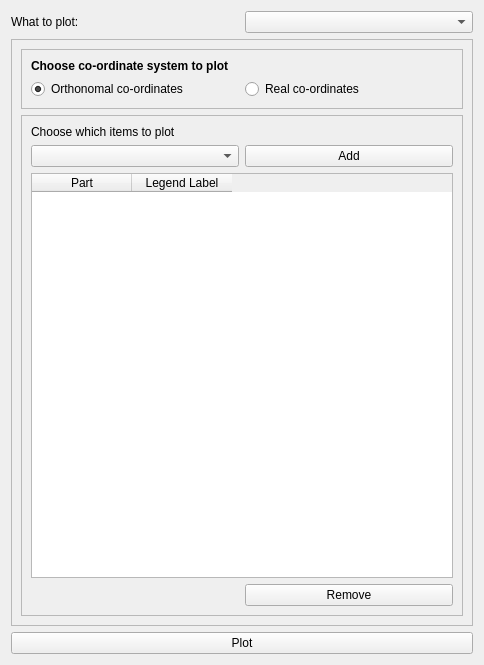
<?xml version="1.0" encoding="UTF-8"?>
<ui version="4.0">
 <class>Form</class>
 <widget class="QWidget" name="Form">
  <property name="geometry">
   <rect>
    <x>0</x>
    <y>0</y>
    <width>484</width>
    <height>665</height>
   </rect>
  </property>
  <property name="windowTitle">
   <string>Form</string>
  </property>
  <layout class="QVBoxLayout" name="verticalLayout_2">
   <item>
    <layout class="QGridLayout" name="gridLayout">
     <item row="0" column="0">
      <widget class="QLabel" name="label">
       <property name="text">
        <string>What to plot:</string>
       </property>
      </widget>
     </item>
     <item row="0" column="1">
      <widget class="QComboBox" name="whatToPlotBox"/>
     </item>
    </layout>
   </item>
   <item>
    <widget class="QFrame" name="spatialPlottingFrame">
     <property name="frameShape">
      <enum>QFrame::StyledPanel</enum>
     </property>
     <property name="frameShadow">
      <enum>QFrame::Raised</enum>
     </property>
     <layout class="QVBoxLayout" name="verticalLayout">
      <item>
       <widget class="QFrame" name="frame">
        <property name="frameShape">
         <enum>QFrame::StyledPanel</enum>
        </property>
        <property name="frameShadow">
         <enum>QFrame::Raised</enum>
        </property>
        <layout class="QGridLayout" name="gridLayout_3">
         <item row="1" column="0">
          <widget class="QRadioButton" name="radioButton">
           <property name="text">
            <string>Orthonomal co-ordinates</string>
           </property>
           <property name="checked">
            <bool>true</bool>
           </property>
          </widget>
         </item>
         <item row="1" column="1">
          <widget class="QRadioButton" name="radioButton_2">
           <property name="text">
            <string>Real co-ordinates</string>
           </property>
          </widget>
         </item>
         <item row="0" column="0" colspan="2">
          <widget class="QLabel" name="label_2">
           <property name="font">
            <font>
             <weight>75</weight>
             <bold>true</bold>
            </font>
           </property>
           <property name="text">
            <string>Choose co-ordinate system to plot</string>
           </property>
          </widget>
         </item>
        </layout>
       </widget>
      </item>
      <item>
       <widget class="QFrame" name="frame_2">
        <property name="frameShape">
         <enum>QFrame::StyledPanel</enum>
        </property>
        <property name="frameShadow">
         <enum>QFrame::Raised</enum>
        </property>
        <layout class="QGridLayout" name="gridLayout_2">
         <item row="3" column="1">
          <widget class="QPushButton" name="removeButton">
           <property name="text">
            <string>Remove</string>
           </property>
          </widget>
         </item>
         <item row="1" column="0">
          <widget class="QComboBox" name="plottableItems"/>
         </item>
         <item row="1" column="1">
          <widget class="QPushButton" name="addButton">
           <property name="text">
            <string>Add</string>
           </property>
          </widget>
         </item>
         <item row="0" column="0" colspan="2">
          <widget class="QLabel" name="label_3">
           <property name="text">
            <string>Choose which items to plot</string>
           </property>
          </widget>
         </item>
         <item row="2" column="0" colspan="2">
          <widget class="QTableWidget" name="tableWidget">
           <property name="showGrid">
            <bool>false</bool>
           </property>
           <property name="columnCount">
            <number>2</number>
           </property>
           <attribute name="verticalHeaderVisible">
            <bool>false</bool>
           </attribute>
           <column>
            <property name="text">
             <string>Part</string>
            </property>
           </column>
           <column>
            <property name="text">
             <string>Legend Label</string>
            </property>
           </column>
          </widget>
         </item>
        </layout>
       </widget>
      </item>
     </layout>
    </widget>
   </item>
   <item>
    <widget class="QPushButton" name="plotButton">
     <property name="text">
      <string>Plot</string>
     </property>
    </widget>
   </item>
  </layout>
 </widget>
 <resources/>
 <connections/>
</ui>
